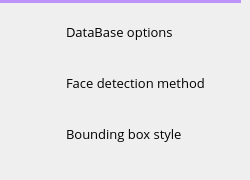
                        <widget class="QWidget" name="frame_settings">
                         <property name="styleSheet">
                          <string notr="true">QPushButton {	
	background-position: left center;
    background-repeat: no-repeat;
	border: none;
	border-left: 22px solid transparent;
	background-color:transparent;
	text-align: left;
	padding-left: 44px;
}
QPushButton:hover {
	background-color: rgb(40, 44, 52);
}
QPushButton:pressed {	
	background-color: rgb(189, 147, 249);
	color: rgb(255, 255, 255);
}</string>
                         </property>
                         <widget class="QWidget" name="">
                          <property name="geometry">
                           <rect>
                            <x>0</x>
                            <y>-6</y>
                            <width>241</width>
                            <height>171</height>
                           </rect>
                          </property>
                          <layout class="QVBoxLayout" name="verticalLayout_23">
                           <property name="spacing">
                            <number>0</number>
                           </property>
                           <item>
                            <widget class="QFrame" name="themeSettingsTopDetail_4">
                             <property name="maximumSize">
                              <size>
                               <width>16777215</width>
                               <height>3</height>
                              </size>
                             </property>
                             <property name="styleSheet">
                              <string notr="true">background-color: rgb(189, 147, 249);</string>
                             </property>
                             <property name="frameShape">
                              <enum>QFrame::NoFrame</enum>
                             </property>
                             <property name="frameShadow">
                              <enum>QFrame::Raised</enum>
                             </property>
                            </widget>
                           </item>
                           <item>
                            <widget class="QPushButton" name="settings_database">
                             <property name="sizePolicy">
                              <sizepolicy hsizetype="Expanding" vsizetype="Maximum">
                               <horstretch>0</horstretch>
                               <verstretch>0</verstretch>
                              </sizepolicy>
                             </property>
                             <property name="minimumSize">
                              <size>
                               <width>0</width>
                               <height>45</height>
                              </size>
                             </property>
                             <property name="font">
                              <font>
                               <family>Open Sans</family>
                               <pointsize>10</pointsize>
                               <weight>50</weight>
                               <italic>false</italic>
                               <bold>false</bold>
                              </font>
                             </property>
                             <property name="cursor">
                              <cursorShape>PointingHandCursor</cursorShape>
                             </property>
                             <property name="layoutDirection">
                              <enum>Qt::LeftToRight</enum>
                             </property>
                             <property name="styleSheet">
                              <string notr="true">background-image: url(:/icons/images/icons/database20.png);</string>
                             </property>
                             <property name="text">
                              <string>DataBase options</string>
                             </property>
                            </widget>
                           </item>
                           <item>
                            <widget class="QPushButton" name="setting_face_detection">
                             <property name="sizePolicy">
                              <sizepolicy hsizetype="Expanding" vsizetype="Fixed">
                               <horstretch>0</horstretch>
                               <verstretch>0</verstretch>
                              </sizepolicy>
                             </property>
                             <property name="minimumSize">
                              <size>
                               <width>0</width>
                               <height>45</height>
                              </size>
                             </property>
                             <property name="font">
                              <font>
                               <family>Open Sans</family>
                               <pointsize>10</pointsize>
                               <weight>50</weight>
                               <italic>false</italic>
                               <bold>false</bold>
                              </font>
                             </property>
                             <property name="cursor">
                              <cursorShape>PointingHandCursor</cursorShape>
                             </property>
                             <property name="layoutDirection">
                              <enum>Qt::LeftToRight</enum>
                             </property>
                             <property name="styleSheet">
                              <string notr="true">background-image: url(:/icons/images/icons/facebox20.png);</string>
                             </property>
                             <property name="text">
                              <string>Face detection method</string>
                             </property>
                            </widget>
                           </item>
                           <item>
                            <widget class="QPushButton" name="settings_bbox_style">
                             <property name="sizePolicy">
                              <sizepolicy hsizetype="Expanding" vsizetype="Fixed">
                               <horstretch>0</horstretch>
                               <verstretch>0</verstretch>
                              </sizepolicy>
                             </property>
                             <property name="minimumSize">
                              <size>
                               <width>0</width>
                               <height>45</height>
                              </size>
                             </property>
                             <property name="font">
                              <font>
                               <family>Open Sans</family>
                               <pointsize>10</pointsize>
                               <weight>50</weight>
                               <italic>false</italic>
                               <bold>false</bold>
                              </font>
                             </property>
                             <property name="cursor">
                              <cursorShape>PointingHandCursor</cursorShape>
                             </property>
                             <property name="layoutDirection">
                              <enum>Qt::LeftToRight</enum>
                             </property>
                             <property name="styleSheet">
                              <string notr="true">background-image: url(:/icons/images/icons/lipstick20.png);</string>
                             </property>
                             <property name="text">
                              <string>Bounding box style</string>
                             </property>
                            </widget>
                           </item>
                          </layout>
                         </widget>
                        </widget>
